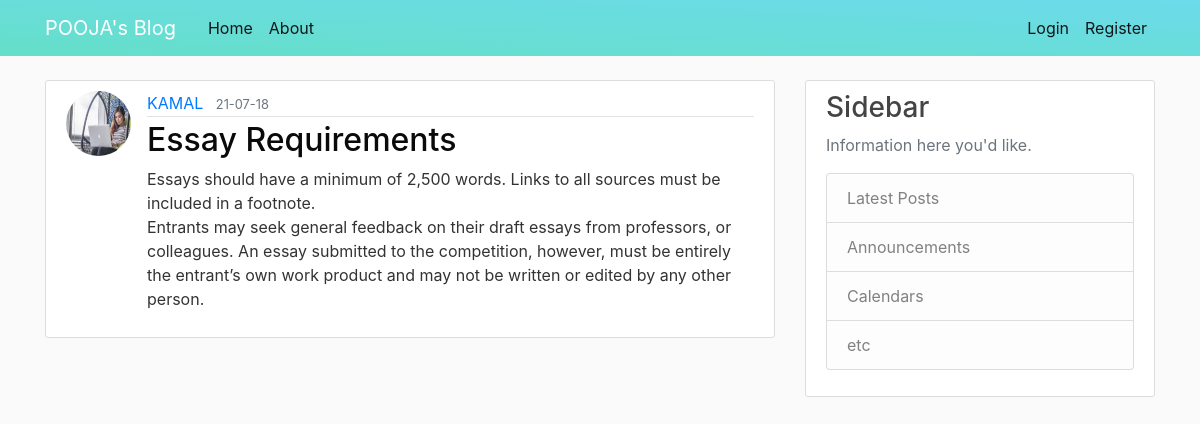
/post/15, run on the app's committed database.
### flaskblog/models.py (models this page shows, shortened)
class User(db.Model, UserMixin):
    id = db.Column(db.Integer, primary_key=True)
    username = db.Column(db.String(20), unique=True, nullable=False)
    email = db.Column(db.String(120), unique=True, nullable=False)
    image_file = db.Column(db.String(20), nullable=False, default='default.jpg')
    password = db.Column(db.String(60), nullable=False)
    posts = db.relationship('Post', backref='author', lazy=True)

class Post(db.Model):
    id = db.Column(db.Integer, primary_key=True)
    title = db.Column(db.String(100), nullable=False)
    date_posted = db.Column(db.DateTime, nullable=False, default=datetime.utcnow)
    content = db.Column(db.Text, nullable=False)
    user_id = db.Column(db.Integer, db.ForeignKey('user.id'), nullable=False)

### flaskblog/routes.py (the view)
@app.route("/post/<int:post_id>")
def post(post_id):
    post = Post.query.get_or_404(post_id)  # when using get_or_404 it return post id if didnt find then it return error 404 message
    return render_template('post.html', title= post.title, post= post)

### flaskblog/templates/post.html (shortened to what this page needs)
{% extends "layout.html" %}
{% block content %}
    <article class="media content-section">
        <img class="rounded-circle article-img" src="{{ url_for('static', filename='images/' + post.author.image_file) }}">
        <div class="media-body">
        <div class="article-metadata">
            <a class="mr-2" href="{{ url_for('user_posts', username=post.author.username) }}">{{ post.author.username }}</a>
            <small class="text-muted">{{ post.date_posted.strftime('%y-%m-%d') }}</small>
        </div>
        <h2 class="article-title">{{ post.title }}</h2>
        <p class="article-content">{{ post.content }}</p>
        </div>
    </article>
{% endblock content %}

### flaskblog/static/main.css (style rules this page uses)
body { background: #fafafa; color: #333333; margin-top: 5rem; }
h1, h2, h3, h4, h5, h6 { color: #444444; }
.content-section { background: #ffffff; padding: 10px 20px; border: 1px solid #dddddd; border-radius: 3px; margin-bottom: 20px; }
.article-title { color: #0a0a0a; }
.article-content { white-space: pre-line; }
.article-img { height: 65px; width: 65px; margin-right: 16px; }
.article-metadata { padding-bottom: 1px; margin-bottom: 4px; border-bottom: 1px solid #e3e3e3 }

### data on the page
User: image_file (picture), author.username "KAMAL"
Post: date_posted "21-07-18", title "Essay Requirements", content "Essays should have a minimum of 2,500 words. Links to all sources must be included in a footnote. Entrants may seek general feedback on their draft essays from professors, or colleagues. An essay submitted to the competition, however, must be entirely the entrant’s own work product and may not be written or edited by any other person."
